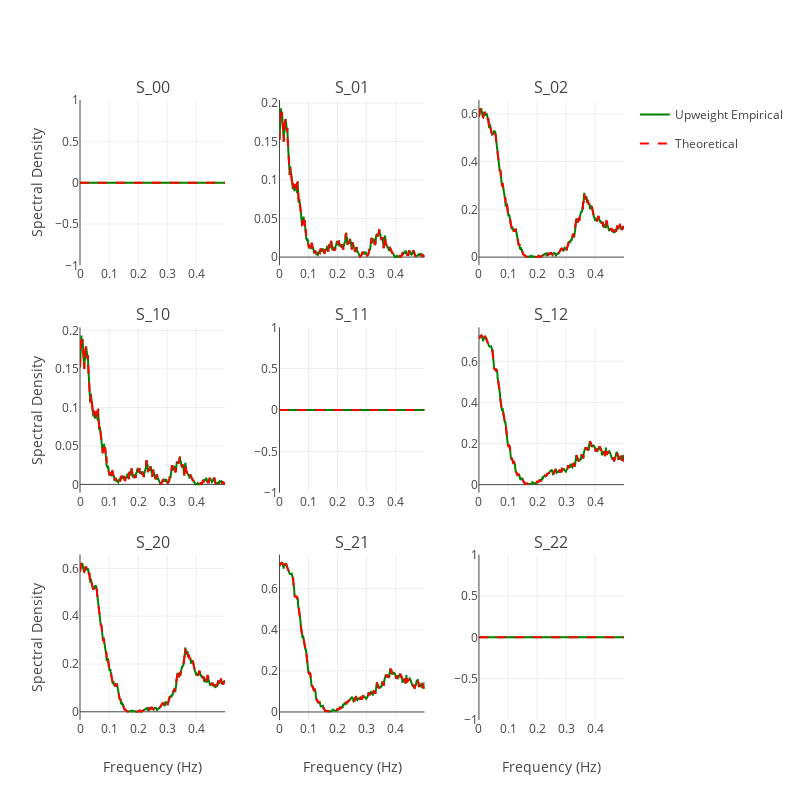

The code cell stored with this chart in its notebook:
### Code cell
plot_sdf_with_theoretical(frequencies, [coherence_1], ['Upweight'], coherence_0, log_scale=False,
                          function=np.abs, different_frequencies=None)

### Figure 1 — Plotly figure (JSON) as saved in the notebook; plotly's stock layout.template omitted (floating-point values rounded to 4 significant figures; data arrays with more than 128 entries replaced by an {"elided": "..."} marker saying what was removed)
{"data": [{"legendgroup": "Upweight Empirical", "line": {"color": "green"}, "mode": "lines", "name": "Upweight Empirical", "showlegend": true, "x": {"elided": "512 float values"}, "y": {"elided": "512 float values"}, "type": "scatter", "xaxis": "x", "yaxis": "y"}, {"legendgroup": "Theoretical", "line": {"color": "red", "dash": "dash"}, "mode": "lines", "name": "Theoretical", "showlegend": true, "x": {"elided": "512 float values"}, "y": {"elided": "512 float values"}, "type": "scatter", "xaxis": "x", "yaxis": "y"}, {"legendgroup": "Upweight Empirical", "line": {"color": "green"}, "mode": "lines", "name": "Upweight Empirical", "showlegend": false, "x": {"elided": "512 float values"}, "y": {"elided": "512 float values"}, "type": "scatter", "xaxis": "x2", "yaxis": "y2"}, {"legendgroup": "Theoretical", "line": {"color": "red", "dash": "dash"}, "mode": "lines", "name": "Theoretical", "showlegend": false, "x": {"elided": "512 float values"}, "y": {"elided": "512 float values"}, "type": "scatter", "xaxis": "x2", "yaxis": "y2"}, {"legendgroup": "Upweight Empirical", "line": {"color": "green"}, "mode": "lines", "name": "Upweight Empirical", "showlegend": false, "x": {"elided": "512 float values"}, "y": {"elided": "512 float values"}, "type": "scatter", "xaxis": "x3", "yaxis": "y3"}, {"legendgroup": "Theoretical", "line": {"color": "red", "dash": "dash"}, "mode": "lines", "name": "Theoretical", "showlegend": false, "x": {"elided": "512 float values"}, "y": {"elided": "512 float values"}, "type": "scatter", "xaxis": "x3", "yaxis": "y3"}, {"legendgroup": "Upweight Empirical", "line": {"color": "green"}, "mode": "lines", "name": "Upweight Empirical", "showlegend": false, "x": {"elided": "512 float values"}, "y": {"elided": "512 float values"}, "type": "scatter", "xaxis": "x4", "yaxis": "y4"}, {"legendgroup": "Theoretical", "line": {"color": "red", "dash": "dash"}, "mode": "lines", "name": "Theoretical", "showlegend": false, "x": {"elided": "512 float values"}, "y": {"elided": "512 float values"}, "type": "scatter", "xaxis": "x4", "yaxis": "y4"}, {"legendgroup": "Upweight Empirical", "line": {"color": "green"}, "mode": "lines", "name": "Upweight Empirical", "showlegend": false, "x": {"elided": "512 float values"}, "y": {"elided": "512 float values"}, "type": "scatter", "xaxis": "x5", "yaxis": "y5"}, {"legendgroup": "Theoretical", "line": {"color": "red", "dash": "dash"}, "mode": "lines", "name": "Theoretical", "showlegend": false, "x": {"elided": "512 float values"}, "y": {"elided": "512 float values"}, "type": "scatter", "xaxis": "x5", "yaxis": "y5"}, {"legendgroup": "Upweight Empirical", "line": {"color": "green"}, "mode": "lines", "name": "Upweight Empirical", "showlegend": false, "x": {"elided": "512 float values"}, "y": {"elided": "512 float values"}, "type": "scatter", "xaxis": "x6", "yaxis": "y6"}, {"legendgroup": "Theoretical", "line": {"color": "red", "dash": "dash"}, "mode": "lines", "name": "Theoretical", "showlegend": false, "x": {"elided": "512 float values"}, "y": {"elided": "512 float values"}, "type": "scatter", "xaxis": "x6", "yaxis": "y6"}, {"legendgroup": "Upweight Empirical", "line": {"color": "green"}, "mode": "lines", "name": "Upweight Empirical", "showlegend": false, "x": {"elided": "512 float values"}, "y": {"elided": "512 float values"}, "type": "scatter", "xaxis": "x7", "yaxis": "y7"}, {"legendgroup": "Theoretical", "line": {"color": "red", "dash": "dash"}, "mode": "lines", "name": "Theoretical", "showlegend": false, "x": {"elided": "512 float values"}, "y": {"elided": "512 float values"}, "type": "scatter", "xaxis": "x7", "yaxis": "y7"}, {"legendgroup": "Upweight Empirical", "line": {"color": "green"}, "mode": "lines", "name": "Upweight Empirical", "showlegend": false, "x": {"elided": "512 float values"}, "y": {"elided": "512 float values"}, "type": "scatter", "xaxis": "x8", "yaxis": "y8"}, {"legendgroup": "Theoretical", "line": {"color": "red", "dash": "dash"}, "mode": "lines", "name": "Theoretical", "showlegend": false, "x": {"elided": "512 float values"}, "y": {"elided": "512 float values"}, "type": "scatter", "xaxis": "x8", "yaxis": "y8"}, {"legendgroup": "Upweight Empirical", "line": {"color": "green"}, "mode": "lines", "name": "Upweight Empirical", "showlegend": false, "x": {"elided": "512 float values"}, "y": {"elided": "512 float values"}, "type": "scatter", "xaxis": "x9", "yaxis": "y9"}, {"legendgroup": "Theoretical", "line": {"color": "red", "dash": "dash"}, "mode": "lines", "name": "Theoretical", "showlegend": false, "x": {"elided": "512 float values"}, "y": {"elided": "512 float values"}, "type": "scatter", "xaxis": "x9", "yaxis": "y9"}], "layout": {"xaxis": {"anchor": "y", "domain": [0.0, 0.2667]}, "yaxis": {"anchor": "x", "domain": [0.7333, 1.0], "title": {"text": "Spectral Density"}}, "xaxis2": {"anchor": "y2", "domain": [0.3667, 0.6333]}, "yaxis2": {"anchor": "x2", "domain": [0.7333, 1.0]}, "xaxis3": {"anchor": "y3", "domain": [0.7333, 1.0]}, "yaxis3": {"anchor": "x3", "domain": [0.7333, 1.0]}, "xaxis4": {"anchor": "y4", "domain": [0.0, 0.2667]}, "yaxis4": {"anchor": "x4", "domain": [0.3667, 0.6333], "title": {"text": "Spectral Density"}}, "xaxis5": {"anchor": "y5", "domain": [0.3667, 0.6333]}, "yaxis5": {"anchor": "x5", "domain": [0.3667, 0.6333]}, "xaxis6": {"anchor": "y6", "domain": [0.7333, 1.0]}, "yaxis6": {"anchor": "x6", "domain": [0.3667, 0.6333]}, "xaxis7": {"anchor": "y7", "domain": [0.0, 0.2667], "title": {"text": "Frequency (Hz)"}}, "yaxis7": {"anchor": "x7", "domain": [0.0, 0.2667], "title": {"text": "Spectral Density"}}, "xaxis8": {"anchor": "y8", "domain": [0.3667, 0.6333], "title": {"text": "Frequency (Hz)"}}, "yaxis8": {"anchor": "x8", "domain": [0.0, 0.2667]}, "xaxis9": {"anchor": "y9", "domain": [0.7333, 1.0], "title": {"text": "Frequency (Hz)"}}, "yaxis9": {"anchor": "x9", "domain": [0.0, 0.2667]}, "annotations": [{"font": {"size": 16}, "showarrow": false, "text": "S_00", "x": 0.1333, "xanchor": "center", "xref": "paper", "y": 1.0, "yanchor": "bottom", "yref": "paper"}, {"font": {"size": 16}, "showarrow": false, "text": "S_01", "x": 0.5, "xanchor": "center", "xref": "paper", "y": 1.0, "yanchor": "bottom", "yref": "paper"}, {"font": {"size": 16}, "showarrow": false, "text": "S_02", "x": 0.8667, "xanchor": "center", "xref": "paper", "y": 1.0, "yanchor": "bottom", "yref": "paper"}, {"font": {"size": 16}, "showarrow": false, "text": "S_10", "x": 0.1333, "xanchor": "center", "xref": "paper", "y": 0.6333, "yanchor": "bottom", "yref": "paper"}, {"font": {"size": 16}, "showarrow": false, "text": "S_11", "x": 0.5, "xanchor": "center", "xref": "paper", "y": 0.6333, "yanchor": "bottom", "yref": "paper"}, {"font": {"size": 16}, "showarrow": false, "text": "S_12", "x": 0.8667, "xanchor": "center", "xref": "paper", "y": 0.6333, "yanchor": "bottom", "yref": "paper"}, {"font": {"size": 16}, "showarrow": false, "text": "S_20", "x": 0.1333, "xanchor": "center", "xref": "paper", "y": 0.2667, "yanchor": "bottom", "yref": "paper"}, {"font": {"size": 16}, "showarrow": false, "text": "S_21", "x": 0.5, "xanchor": "center", "xref": "paper", "y": 0.2667, "yanchor": "bottom", "yref": "paper"}, {"font": {"size": 16}, "showarrow": false, "text": "S_22", "x": 0.8667, "xanchor": "center", "xref": "paper", "y": 0.2667, "yanchor": "bottom", "yref": "paper"}], "showlegend": true, "height": 800, "width": 800}}
